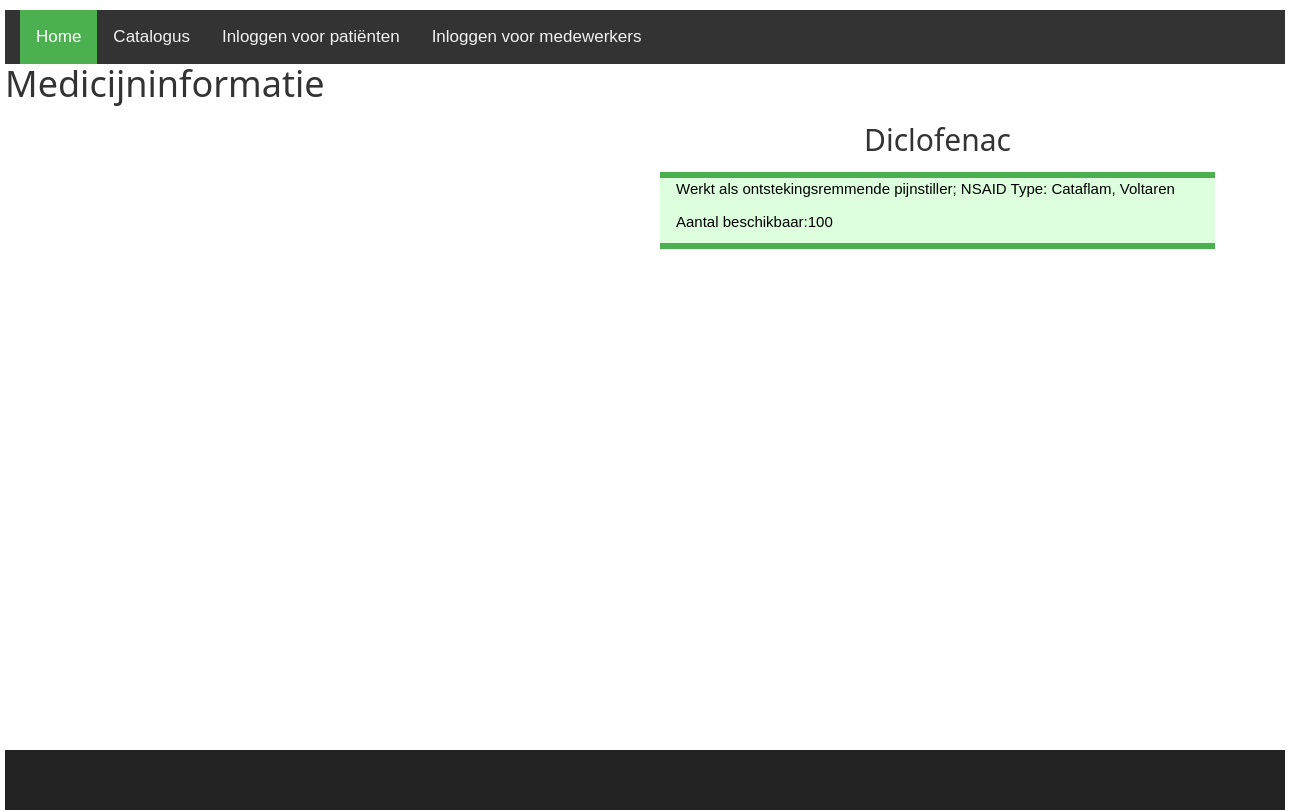
/medicijninformatie.php?id=1, run on an earlier commit of the app's database.
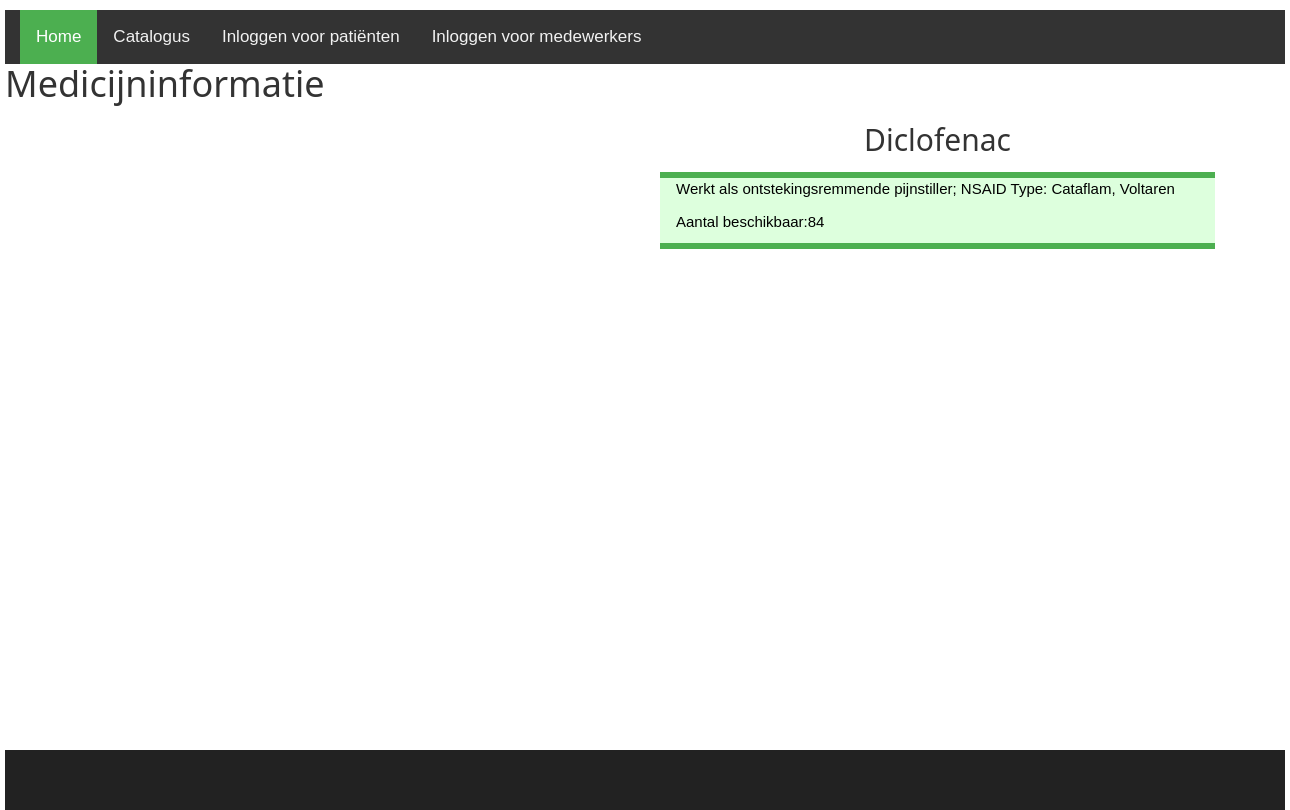
And on a later commit of the database.
### tables this page shows
CREATE TABLE `aantal` (
  `medicijn` int(11) NOT NULL,
  `aantal` int(11) NOT NULL
);

CREATE TABLE `medicijn` (
  `id` int(11) NOT NULL,
  `naam` varchar(100) NOT NULL,
  `omschrijving` varchar(250) DEFAULT NULL
);

### medicijninformatie.php (the view, shortened to what this page needs)
<!DOCTYPE HTML>
<html>
<head>
  <link rel="stylesheet" href="font-awesome-4.7.0/css/font-awesome.min.css">
  <link rel="stylesheet" href="css/bootstrap.min.css">
  <link rel="stylesheet" href="css/style.css" rel="stylesheet">
  <link rel="stylesheet" href="css/w3.css">
</head>
<body>
  <div id="container">
    <?php include 'navbar.php';
         	include ("db_connect.php");
        $query = "SELECT * FROM medicijn as m, aantal as a WHERE m.id = ".$_GET["id"]." and a.medicijn = ".$_GET["id"]."";
      	$result = mysqli_query($conn, $query);
      	$record = mysqli_fetch_assoc($result);
          ?>
        <div id="Content">
          <h1>Medicijninformatie</h1>
          <div class="container">
          		<div class="card">
          			<div class="container-fliud">
          				<div class="wrapper row">
          					<div class="preview col-md-6">
          					</div>
          					<div class="details col-md-6">
                      <div class="w3-center" >
          						<h2 class="product-title"><?php echo "$record[naam]"?></h2>
                    </div>
                      <div class="w3-panel w3-topbar w3-bottombar w3-border-green w3-pale-green" id="medicijnomschrijving">
          						<p class="product-description"><?php echo "$record[omschrijving]"?></p>
                      <p class="product-description">Aantal beschikbaar:<?php echo "$record[aantal]"?></p>
                    </div>
          					</div>
          				</div>
          			</div>
          		</div>
          	</div>
        </div>
    <?php include 'footer.php';?>
  </div>
</body>
</html>

What changed in the data, as far as the page shows it:
changed aantal "Diclofenac": aantal "100" → "84"
